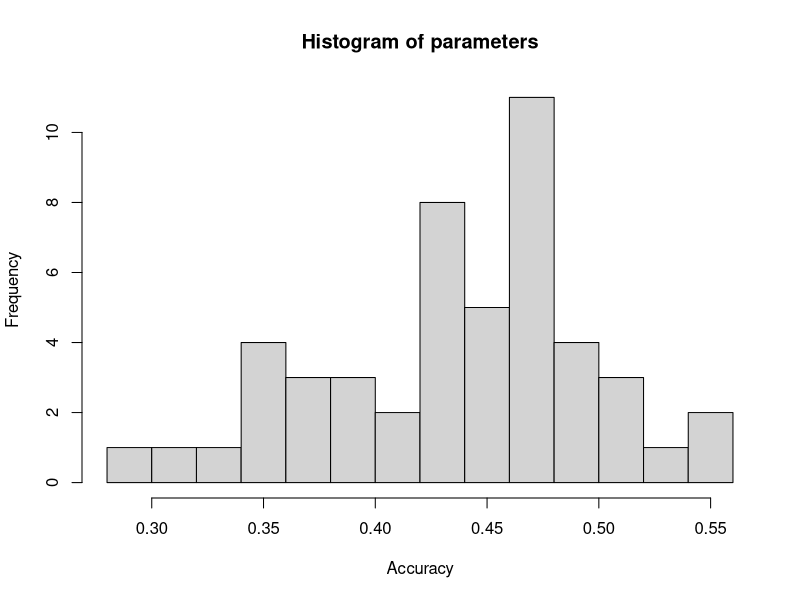

The R source for this figure:
params = c(0.4473684210526316,
    0.3684210526315789,
    0.39473684210526316,
    0.3026315789473684,
    0.39473684210526316,
    0.4473684210526316,
    0.4342105263157895,
    0.5,
    0.4342105263157895,
    0.5263157894736842,
    0.3684210526315789,
    0.4605263157894737,
    0.5131578947368421,
    0.42105263157894735,
    0.4605263157894737,
    0.4342105263157895,
    0.32894736842105265,
    0.5526315789473685,
    0.47368421052631576,
    0.40789473684210525,
    0.5131578947368421,
    0.4868421052631579,
    0.42105263157894735,
    0.47368421052631576,
    0.4342105263157895,
    0.42105263157894735,
    0.40789473684210525,
    0.5526315789473685,
    0.4605263157894737,
    0.5,
    0.5131578947368421,
    0.4473684210526316,
    0.47368421052631576,
    0.4868421052631579,
    0.3684210526315789,
    0.42105263157894735,
    0.47368421052631576,
    0.47368421052631576,
    0.47368421052631576,
    0.4605263157894737,
    0.34210526315789475,
    0.35526315789473684,
    0.4605263157894737,
    0.35526315789473684,
    0.4473684210526316,
    0.2894736842105263,
    0.3815789473684211,
    0.34210526315789475,
    0.4473684210526316)

print(summary(params))
print(sd(params))
print(var(params))

hist(params, breaks=10, main="Histogram of parameters", xlab="Accuracy", ylab="Frequency")